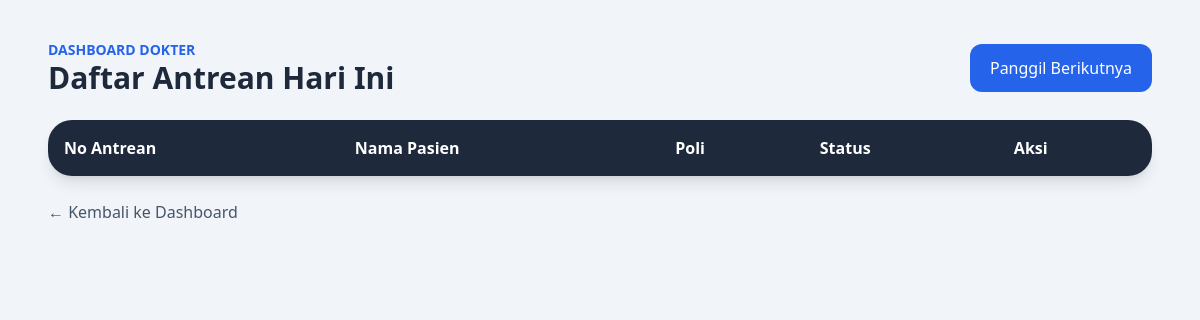
The page /dokter/antrean on the database as committed earlier.
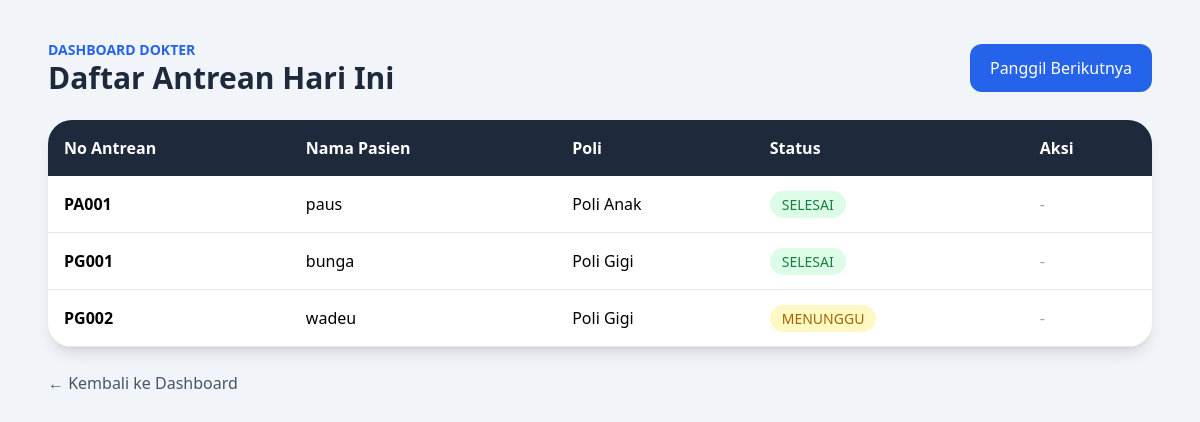
The same page on the database as committed later.
### tables this page shows
CREATE TABLE antrean (
            id INTEGER PRIMARY KEY AUTOINCREMENT,
            id_pasien INTEGER NOT NULL,
            no_antrean TEXT NOT NULL,
            poli TEXT NOT NULL,
            status TEXT NOT NULL,
            waktu_daftar TEXT NOT NULL,
            FOREIGN KEY (id_pasien) REFERENCES pasien(id)
        );

CREATE TABLE pasien (
            id INTEGER PRIMARY KEY AUTOINCREMENT,
            nik TEXT NOT NULL,
            nama TEXT NOT NULL,
            umur INTEGER NOT NULL,
            jenis_kelamin TEXT NOT NULL,
            no_hp TEXT NOT NULL
        );

### main.py (the view)
@app.route("/dokter/antrean")
def lihat_antrean_dokter():
    conn = get_db()
    antrean = conn.execute("""
        SELECT antrean.*, pasien.nama
        FROM antrean
        JOIN pasien ON antrean.id_pasien = pasien.id
        ORDER BY antrean.id ASC
    """).fetchall()
    conn.close()
    return render_template("dokter/panggil.html", antrean=antrean)

### main.py (called while the page is built)
def get_db():
    conn = sqlite3.connect("klinik_antri.db")
    conn.row_factory = sqlite3.Row
    return conn

### templates/dokter/panggil.html (shortened to what this page needs)
<!DOCTYPE html>
<html lang="id">
<head>
    <script src="https://cdn.tailwindcss.com"></script>
</head>
<body class="min-h-screen bg-slate-100">
    <div class="max-w-6xl mx-auto px-6 py-10">
        <div class="flex justify-between items-center mb-6">
            <div>
                <p class="text-sm text-blue-600 font-semibold">DASHBOARD DOKTER</p>
                <h1 class="text-3xl font-bold text-slate-800">Daftar Antrean Hari Ini</h1>
            </div>
            <a href="/dokter/panggil" class="bg-blue-600 text-white px-5 py-3 rounded-xl hover:bg-blue-700">
                Panggil Berikutnya
            </a>
        </div>
        <div class="bg-white rounded-3xl shadow-lg overflow-hidden">
            <table class="w-full text-left">
                <thead class="bg-slate-800 text-white">
                    <tr>
                        <th class="p-4">No Antrean</th>
                        <th class="p-4">Nama Pasien</th>
                        <th class="p-4">Poli</th>
                        <th class="p-4">Status</th>
                        <th class="p-4">Aksi</th>
                    </tr>
                </thead>
                <tbody>
                    {% for a in antrean %}
                    <tr class="border-b hover:bg-slate-50">
                        <td class="p-4 font-semibold">{{ a.no_antrean }}</td>
                        <td class="p-4">{{ a.nama }}</td>
                        <td class="p-4">{{ a.poli }}</td>
                        <td class="p-4">
                            {% if a.status == "MENUNGGU" %}
                                <span class="px-3 py-1 rounded-full text-sm bg-yellow-100 text-yellow-700">MENUNGGU</span>
                            {% elif a.status == "DIPERIKSA" %}
                                <span class="px-3 py-1 rounded-full text-sm bg-blue-100 text-blue-700">DIPERIKSA</span>
                            {% else %}
                                <span class="px-3 py-1 rounded-full text-sm bg-green-100 text-green-700">SELESAI</span>
                            {% endif %}
                        </td>
                        <td class="p-4">
                            {% if a.status == "DIPERIKSA" %}
                                <a href="/dokter/rekam-medis/{{ a.id_pasien }}" class="text-blue-600 font-semibold hover:underline">
                                    Rekam Medis
                                </a>
                                <span class="mx-2 text-slate-300">|</span>
                                <a href="/dokter/selesai/{{ a.id }}" class="text-green-600 font-semibold hover:underline">
                                    Selesai
                                </a>
                            {% else %}
                                <span class="text-slate-400">-</span>
                            {% endif %}
                        </td>
                    </tr>
                    {% endfor %}
                </tbody>
            </table>
        </div>
        <a href="/dokter" class="inline-block mt-6 text-slate-600 hover:text-blue-600"> ← Kembali ke Dashboard </a>
    </div>
</body>
</html>

Rows that differ between the two databases and show on the page:
added antrean: no_antrean "PA001", nama "paus", poli "Poli Anak", status "SELESAI"
added antrean: no_antrean "PG001", nama "bunga", poli "Poli Gigi", status "SELESAI"
added antrean: no_antrean "PG002", nama "wadeu", poli "Poli Gigi", status "MENUNGGU"
